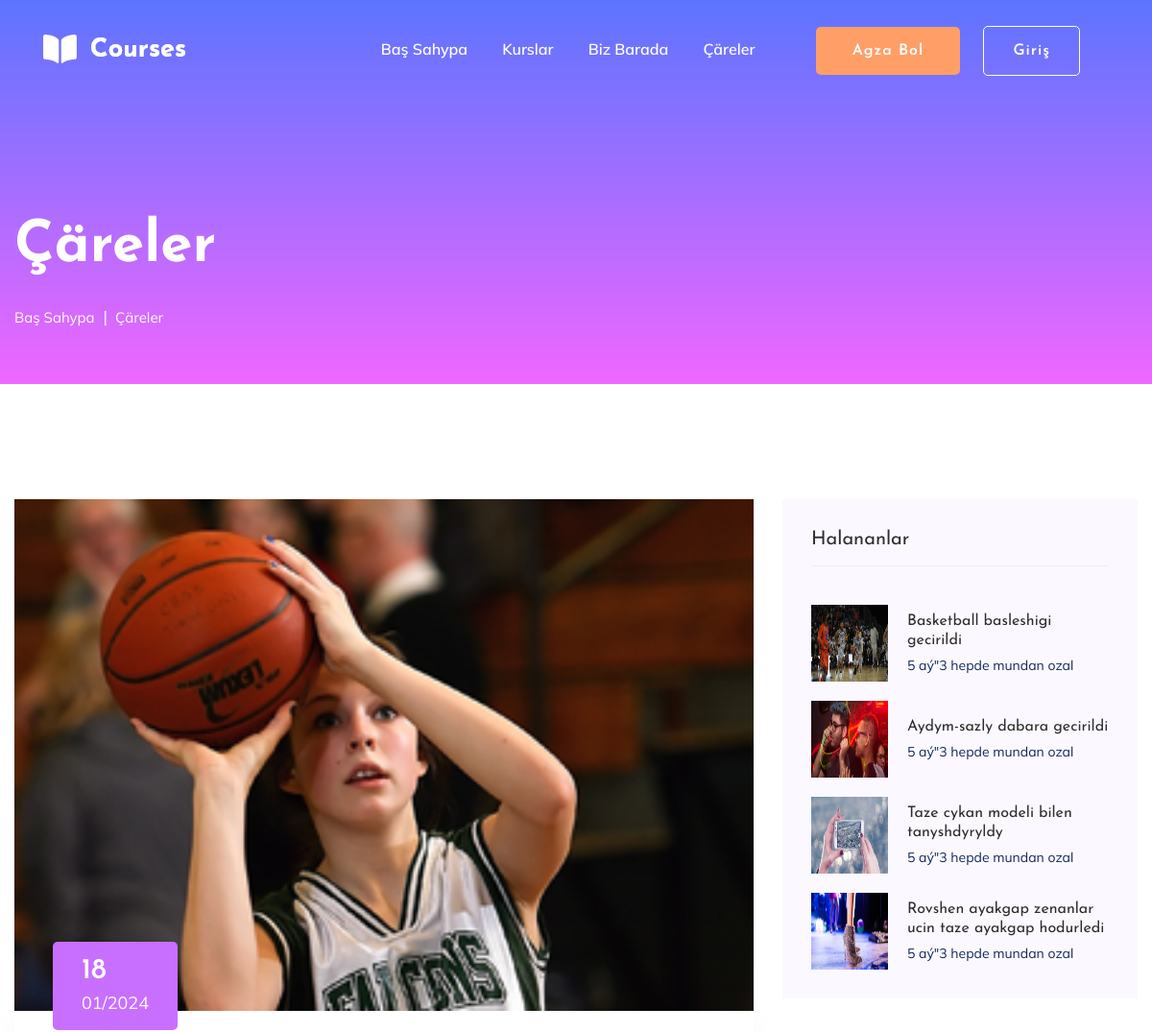
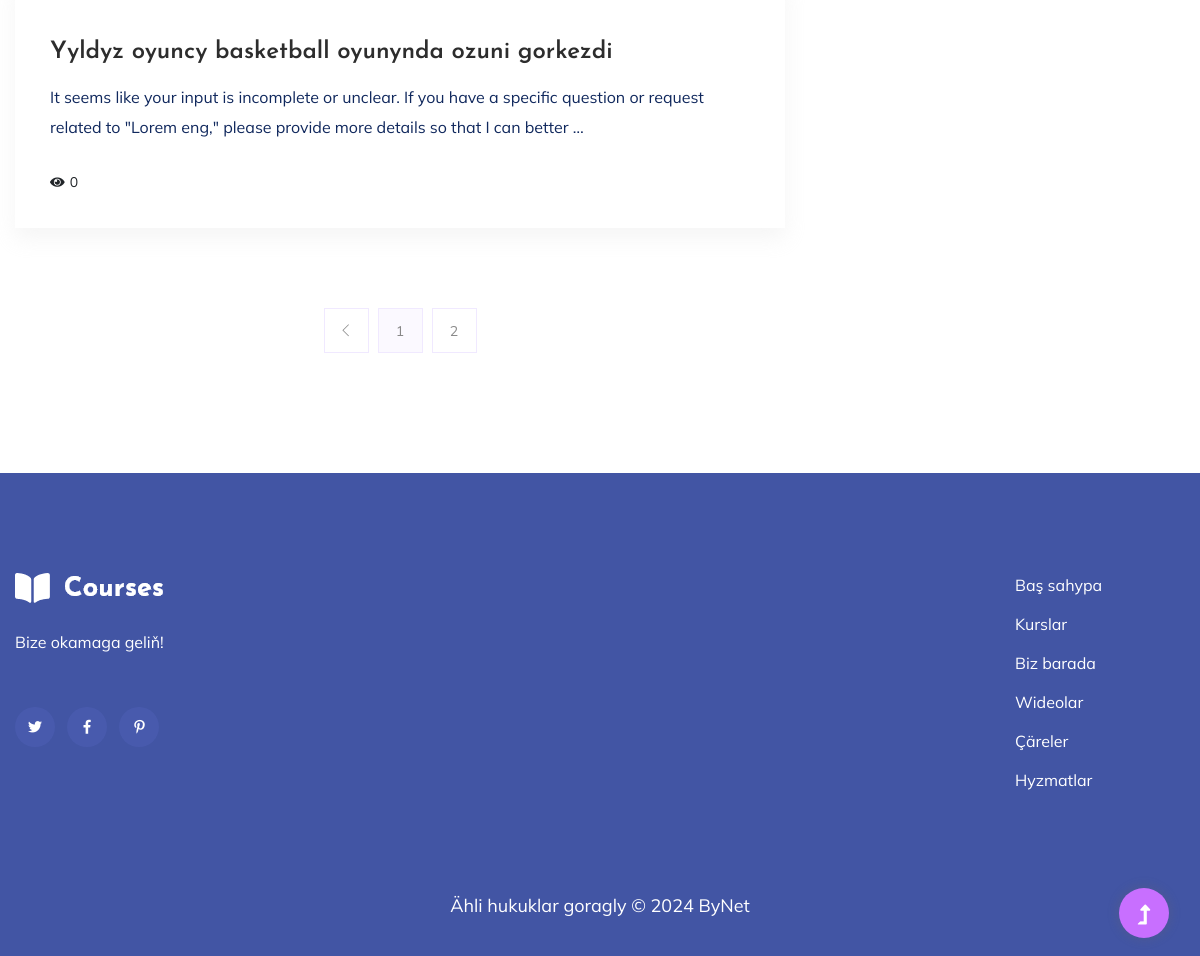
Screenshot of /blog/?page=2 with the database file from the repository (2 pictures, top to bottom).
### core/models.py (models this page shows, shortened)
class Blog(models.Model):
    title = models.CharField(max_length=255)
    content = models.TextField(blank=True)
    views = models.IntegerField(default=0)
    likes = models.ManyToManyField(User)
    created_at = models.DateTimeField(auto_now_add=True)
    img1 = models.ImageField(upload_to='photos/%Y/%m/%d',)
    img2 = models.ImageField(upload_to='photos/%Y/%m/%d', blank=True)
    img3 = models.ImageField(upload_to='photos/%Y/%m/%d', blank=True)
    img4 = models.ImageField(upload_to='photos/%Y/%m/%d', blank=True)
    img5 = models.ImageField(upload_to='photos/%Y/%m/%d', blank=True)
    slug = models.SlugField(verbose_name='url',)
    def get_absolute_url(self):
        return reverse('blog_view', kwargs={'slug': self.slug})

### core/views.py (the view)
# urls.py: 2. Add a URL to urlpatterns:  path('blog/', include('blog.urls'))
def blog(request):
    blog = Blog.objects.all()
    paginator = Paginator(blog, 4)
    popular = Blog.objects.order_by()[0:4]
    page_num = request.GET.get('page')
    page_obj = paginator.get_page(page_num)
    return render(request, 'core/blog.html', {'page_obj': page_obj, 'popular': popular})

### core/templates/core/blog.html (shortened to what this page needs)
{% extends 'base.html' %}
{% load static %}
{% block content %}
        <main>
        <section class="slider-area slider-area2">
            <div class="slider-active">
                <div class="single-slider slider-height2">
                    <div class="container">
                        <div class="row">
                            <div class="col-xl-8 col-lg-11 col-md-12">
                                <div class="hero__caption hero__caption2">
                                    <h1 data-animation="bounceIn" data-delay="0.2s">Çäreler</h1>
                                    <nav aria-label="breadcrumb">
                                        <ol class="breadcrumb">
                                            <li class="breadcrumb-item"><a href="{% url 'home' %}">Baş sahypa</a></li>
                                            <li class="breadcrumb-item"><a href="{% url 'blog' %}">Çäreler</a></li>
                                        </ol>
                                    </nav>
                                </div>
                            </div>
                        </div>
                    </div>
                </div>
            </div>
        </section>
        <section class="blog_area section-padding">
            <div class="container">
                <div class="row">
                    <div class="col-lg-8 mb-5 mb-lg-0">
                        <div class="blog_left_sidebar">
                            {% for item in page_obj %}
                            <article class="blog_item">
                                <div class="blog_item_img">
                                    <img class="card-img rounded-0" src="{{ item.img1.url }}" alt="">
                                    <a href="#" class="blog_item_date">
                                        <h3>{{ item.created_at|date:'d' }}</h3>
                                        <p>{{ item.created_at|date:'m/Y' }}</p>
                                    </a>
                                </div>
                                <div class="blog_details">
                                    <a class="d-inline-block" href="{{ item.get_absolute_url }}">
                                        <h2 class="blog-head" style="color: #2d2d2d;">{{ item.title }}</h2>
                                    </a>
                                    <p>{{ item.content|truncatewords:30 }}</p>
                                    <ul class="blog-info-link">
                                        <li><i class="fa fa-eye"></i>{{ item.views }}</li>
                                    </ul>
                                </div>
                            </article>
                            {% endfor %}
                            <nav class="blog-pagination justify-content-center d-flex">
                                <ul class="pagination">
                                    {% if page_obj.has_previous %}
                                    <li class="page-item">
                                        <a href="?page={{ page_obj.previous_page_number }}" class="page-link" aria-label="Previous">
                                            <i class="ti-angle-left"></i>
                                        </a>
                                    </li>
                                    {% endif %}
                                    {% for p in page_obj.paginator.page_range %}
                                    {% if page_obj.number == p %}
                                    <li class="page-item">
                                        <a href="?page={{ p }}" class="page-link">{{ p }}</a>
                                    </li>
                                    {% elif p > page_obj.number|add:-3 and p < page_obj.number|add:3 %}
                                    <li class="page-item active">
                                        <a href="?page={{ p }}" class="page-link">{{ p }}</a>
                                    </li>
                                    {% endif %}
                                    {% endfor %}
                                </ul>
                            </nav>
                        </div>
                    </div>
                    <div class="col-lg-4">
                        <div class="blog_right_sidebar">
                            <aside class="single_sidebar_widget popular_post_widget">
                                <h3 class="widget_title" style="color: #2d2d2d;">Halananlar</h3>
                                {% for i in popular %}
                                <div class="media post_item">
                                    <img src="{{ i.img1.url }}" alt="post" width="80" height="80">
                                    <div class="media-body">
                                        <a href="{{ i.get_absolute_url }}">
                                            <h3 style="color: #2d2d2d;">{{ i.title }}</h3>
                                        </a>
                                        <p>{{ i.created_at|timesince }} mundan ozal</p>
                                    </div>
                                </div>
                                {% endfor %}
                            </aside>
                        </div>
                    </div>
                </div>
            </div>
        </section>
    </main>
{% endblock %}

### templates/base.html (shortened to what this page needs)
{% load static %}
<!doctype html>
<html class="no-js" lang="zxx">
<head>
    <link rel="stylesheet" href="{% static 'assets/css/bootstrap.min.css' %}">
    <link rel="stylesheet" href="{% static 'assets/css/owl.carousel.min.css' %}">
    <link rel="stylesheet" href="{% static 'assets/css/slicknav.css' %}">
    <link rel="stylesheet" href="{% static 'assets/css/flaticon.css' %}">
    <link rel="stylesheet" href="{% static 'assets/css/progressbar_barfiller.css' %}">
    <link rel="stylesheet" href="{% static 'assets/css/gijgo.css' %}">
    <link rel="stylesheet" href="{% static 'assets/css/animate.min.css' %}">
    <link rel="stylesheet" href="{% static 'assets/css/animated-headline.css' %}">
    <link rel="stylesheet" href="{% static 'assets/css/magnific-popup.css' %}">
    <link rel="stylesheet" href="{% static 'assets/css/fontawesome-all.min.css' %}">
    <link rel="stylesheet" href="{% static 'assets/css/themify-icons.css' %}">
    <link rel="stylesheet" href="{% static 'assets/css/slick.css' %}">
    <link rel="stylesheet" href="{% static 'assets/css/nice-select.css' %}">
    <link rel="stylesheet" href="{% static 'assets/css/style.css' %}">
</head>
<body>
<header>
    <div class="header-area header-transparent">
        <div class="main-header ">
            <div class="header-bottom  header-sticky">
                <div class="container-fluid">
                    <div class="row align-items-center">
                        <div class="col-xl-2 col-lg-2">
                            <div class="logo">
                                <a href="{% url 'home' %}"><img src="{% static 'assets/img/logo/logo.png' %}" alt=""></a>
                            </div>
                        </div>
                        <div class="col-xl-10 col-lg-10">
                            <div class="menu-wrapper d-flex align-items-center justify-content-end">
                                <div class="main-menu d-none d-lg-block">
                                    <nav>
                                        <ul id="navigation">
                                            <li class="active"><a href="{% url 'home' %}">Baş sahypa</a></li>
                                            <li><a href="{% url 'course' %}">Kurslar</a></li>
                                            <li><a href="{% url 'about' %}">Biz barada</a></li>
                                            <li><a href="#">Çäreler</a>
                                            </li>
                                            {% if request.user.is_authenticated %}
                                                <li class="button-header margin-left "><a href="{% url 'logout' %}"
                                                                                      class="btn">Ulgamdan çyk</a></li>
                                            {% else %}
                                                <li class="button-header margin-left "><a href="{% url 'sign-up' %}"
                                                                                          class="btn">Agza bol</a></li>
                                                <li class="button-header"><a href="{% url 'sign-in' %}"
                                                                             class="btn btn3">Giriş</a>
                                                </li>
                                            {% endif %}
                                        </ul>
                                    </nav>
                                </div>
                            </div>
                        </div>
                        <div class="col-12">
                        </div>
                    </div>
                </div>
            </div>
        </div>
    </div>
</header>
{% block content %}
{% endblock %}
<footer>
    <div class="footer-wrappper footer-bg">
        <div class="footer-area footer-padding">
            <div class="container">
                <div class="row justify-content-between">
                    <div class="col-xl-4 col-lg-5 col-md-4 col-sm-6">
                        <div class="single-footer-caption mb-50">
                            <div class="single-footer-caption mb-30">
                                <div class="footer-logo mb-25">
                                    <a href="#"><img src="{% static 'assets/img/logo/logo2_footer.png' %}" alt=""></a>
                                </div>
                                <div class="footer-tittle">
                                    <div class="footer-pera">
                                        <p>Bize okamaga geliň!</p>
                                    </div>
                                </div>
                                <div class="footer-social">
                                    <a href="#"><i class="fab fa-twitter"></i></a>
                                    <a href="#"><i class="fab fa-facebook-f"></i></a>
                                    <a href="#"><i class="fab fa-pinterest-p"></i></a>
                                </div>
                            </div>
                        </div>
                    </div>
                    <div class="col-xl-2 col-lg-3 col-md-4 col-sm-5">
                        <div class="single-footer-caption mb-50">
                            <div class="footer-tittle">
                                <ul>
                                    <li class="active"><a href="{% url 'home' %}">Baş sahypa</a></li>
                                    <li><a href="{% url 'course' %}">Kurslar</a></li>
                                    <li><a href="{% url 'about' %}">Biz barada</a></li>
                                    <li><a href="{% url 'video' %}">Wideolar</a></li>
                                    <li><a href="{% url 'blog' %}">Çäreler</a></li>
                                    <li><a href="{% url 'services' %}">Hyzmatlar</a></li>
                                </ul>
                            </div>
                        </div>
                    </div>
                </div>
            </div>
        </div>
        <div class="footer-bottom-area">
            <div class="container">
                <div class="footer-border">
                    <div class="row d-flex align-items-center">
                        <div class="col-xl-12 ">
                            <div class="footer-copy-right text-center">
                                <p>
                                    Ähli hukuklar goragly &copy;  <script>document.write(new Date().getFullYear());</script> <a
                                        href="#" target="_blank" title="Akyyew_Nedir +99365592820 & Annagurbanow_Bayram +99361105022">ByNet</a>
                                </p>
                            </div>
                        </div>
                    </div>
                </div>
            </div>
        </div>
    </div>
</footer>
<div id="back-top">
    <a title="Go to Top" href="#"> <i class="fas fa-level-up-alt"></i></a>
</div>
</body>
</html>

### rows the page displays
Blog: img1 (picture), created_at "18", created_at "01/2024", title "Yyldyz oyuncy basketball oyunynda ozuni gorkezdi", content "It seems like your input is incomplete or unclear. If you have a specific question or request related to \"Lorem eng,\" please provide more details so that I can better …", views "0"
Blog: img1 (picture), title "Basketball basleshigi gecirildi", created_at "5 aý\"3 hepde"
Blog: img1 (picture), title "Aydym-sazly dabara gecirildi", created_at "5 aý\"3 hepde"
Blog: img1 (picture), title "Taze cykan modeli bilen tanyshdyryldy", created_at "5 aý\"3 hepde"
Blog: img1 (picture), title "Rovshen ayakgap zenanlar ucin taze ayakgap hodurledi", created_at "5 aý\"3 hepde"

### other values shown
{{ p }} "1"
{{ p }} "2"
